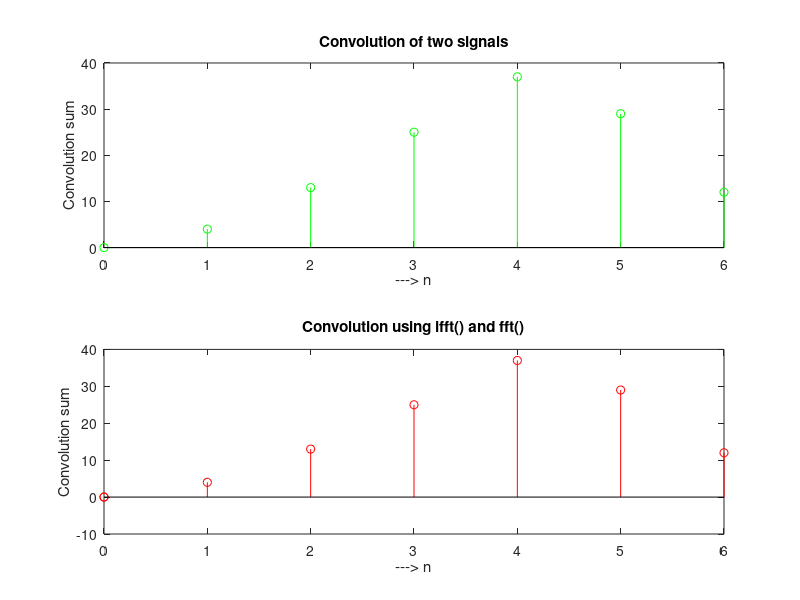

Write MATLAB code to recreate this figure.
clear;
clc;

x = [ 0 1 2 3 4 ] % x1 
h = [ 4 5 3 ]   % x2 
ax = 0      % starting point of x1 
ah = 0      % starting point of x2 

% selecting the final start point 
a = ax+ah; 

% a) manually calculating convolution

m = length(x);
n = length(h);
X = [x,zeros(1,n)];
H = [h,zeros(1,m)];

% number of terms after convolution n + m - 1
for i = 1:m+n-1
    Y(i)=0; % defining the i'th term 0 initially
    for j = 1:m % for all the terms in x
        if(i-j+1>0) % but not the terms which are not overlapped
            Y(i) = Y(i) + X(j)*H(i-j+1); % summation to Y and H is flipped
        end
    end
end

% defining the x axis for the the convolution solution
x1 = a:a+numel(Y)-1;

% plotting 
subplot(2,1,1)
stem(x1,Y,'g')
ylabel('Convolution sum')
xlabel('---> n')
title('Convolution of two signals') 

% b) second part of solution

% convolution using fft() and ifft()
subplot(2,1,2)
stem([x1 0],ifft(fft(X).*fft(H)),'r')
ylabel('Convolution sum')
xlabel('---> n')
title('Convolution using ifft() and fft()') 

%Inference:
% In manual convolution the length of output is n+m-1
% Using fft and ifft length of convolution is n+m
% where n is length of x and m is length of h